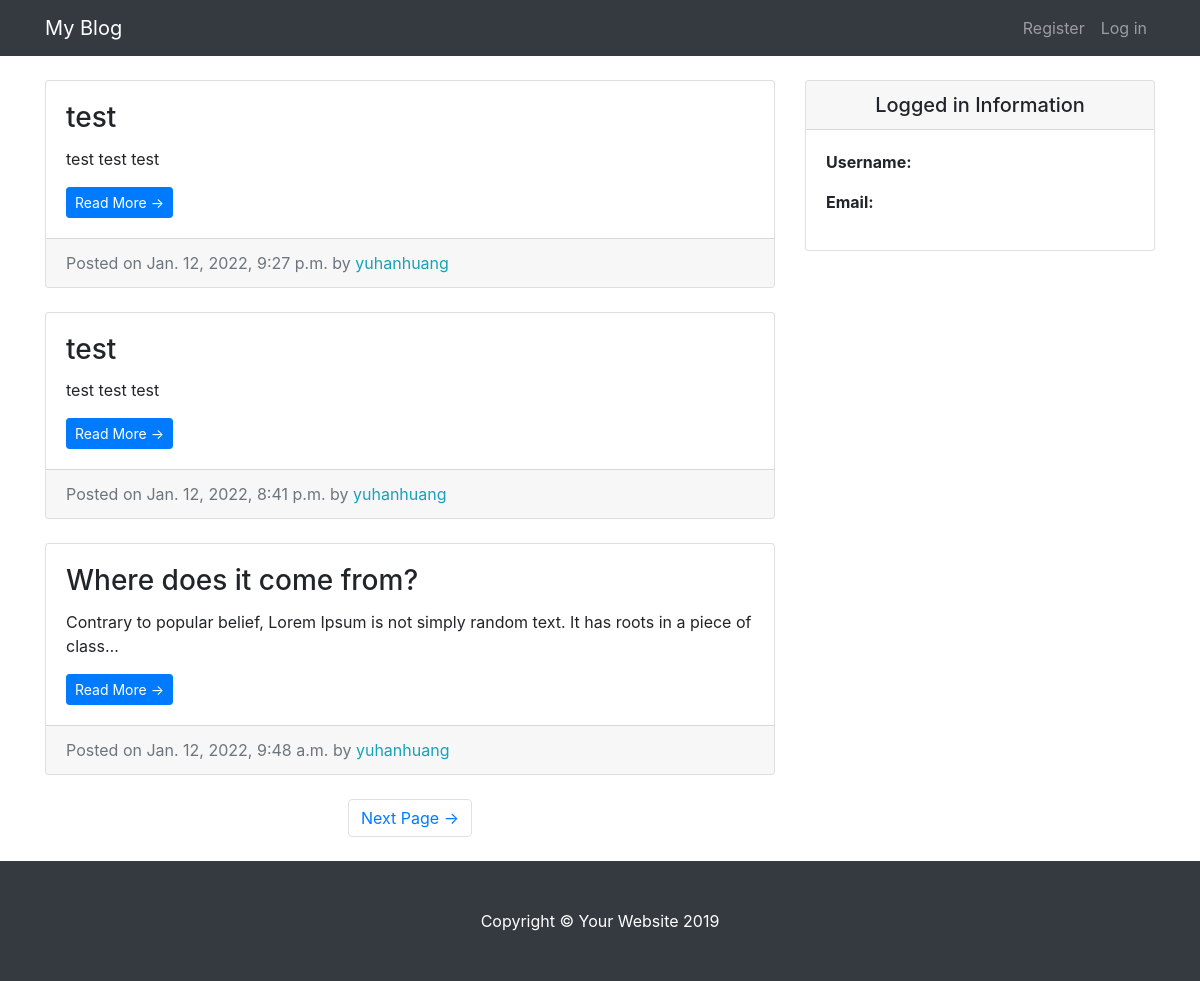
The page / on the database its author committed.
### entries/models.py (models this page shows, shortened)
class Entry(models.Model):
    entry_title = models.CharField(max_length=50)
    entry_text = models.TextField()
    entry_date = models.DateTimeField(auto_now_add=True)
    entry_author = models.ForeignKey(User, on_delete=models.CASCADE)
    class Meta:
        verbose_name_plural = "entries"

### entries/views.py (the view)
# urls.py: path('', HomeView.as_view(), name='blog-home'),
class HomeView(ListView):
    model = Entry
    template_name = 'entries/index.html'
    context_object_name = 'blog_entries'
    ordering = ['-entry_date']
    paginate_by = 3

### entries/templates/entries/index.html (shortened to what this page needs)
{% extends "entries/base.html" %}
{% block content %}
      <div class="col-md-8">
        {% for entry in blog_entries %}
        <div class="card mb-4 mt-4">
          <div class="card-body">
            <h3 class="card-title">{{ entry.entry_title }}</h3>
            <p class="card-text">{{ entry.entry_text | truncatechars:100 }}</p>
            <a href="{% url 'entry-detail' entry.pk %}" class="btn btn-primary btn-sm">Read More &rarr;</a>
          </div>
          <div class="card-footer text-muted">
            Posted on {{ entry.entry_date }} by
            <span class= "text-info mr-2">{{ entry.entry_author }}</span>
          </div>
        </div>
        {% endfor %}
        {% if is_paginated %}
        <ul class="pagination justify-content-center mb-4">
          {% if page_obj.has_next %}
          <li class="page-item">
            <a class="page-link" href="?page={{ page_obj.next_page_number }}">Next Page &rarr;</a>
          </li>
          {% endif %}
        </ul>
        {% endif %}
      </div>
{% endblock %}

### entries/templates/entries/base.html (shortened to what this page needs)
{% load static %}
<!DOCTYPE html>
<html lang="en">
<head>
  <link href="{% static 'entries/vendor/bootstrap/css/bootstrap.min.css' %}" rel="stylesheet">
  <link href="{% static 'entries/css/blog-home.css' %}" rel="stylesheet">
</head>
<body>
  <nav class="navbar navbar-expand-lg navbar-dark bg-dark fixed-top">
    <div class="container">
      <a class="navbar-brand" href="{% url 'blog-home' %}">My Blog</a>
      <div class="collapse navbar-collapse" id="navbarResponsive">
        <ul class="navbar-nav ml-auto">
          {% if not user.is_authenticated %}
          <li class="nav-item">
            <a class="nav-link" href="{% url 'register' %}">Register</a>
          </li>
          <li class="nav-item">
            <a class="nav-link" href="{% url 'login' %}">Log in</a>
          </li>
          {% endif %}
        </ul>
      </div>
    </div>
  </nav>
  <div class="container">
    <div class="row">
      {% block content %} {% endblock %}
      <div class="col-md-4">
        <div class="card my-4">
          <h5 class="card-header text-center">Logged in Information</h5>
          <div class="card-body">
            <ul class="list-unstyled mb-0">
              <li>
                <p> <strong>Username:</strong> {{user.username}} </p>
              </li>
              <li>
                <p> <strong>Email:</strong> {{user.email}}</p>
              </li>
            </ul>
          </div>
        </div>
      </div>
    </div>
  </div>
  <footer class="py-5 bg-dark">
    <div class="container">
      <p class="m-0 text-center text-white">Copyright &copy; Your Website 2019</p>
    </div>
  </footer>
</body>
</html>

### entries/static/entries/css/blog-home.css (style rules this page uses)
body { padding-top: 56px; }

### rows shown on the page
Entry: entry_title "test", entry_text "test test test", entry_date "Jan. 12, 2022, 9:27 p.m.", entry_author "yuhanhuang"
Entry: entry_title "test", entry_text "test test test", entry_date "Jan. 12, 2022, 8:41 p.m.", entry_author "yuhanhuang"
Entry: entry_title "Where does it come from?", entry_text "Contrary to popular belief, Lorem Ipsum is not simply random text. It has roots in a piece of class…", entry_date "Jan. 12, 2022, 9:48 a.m.", entry_author "yuhanhuang"
